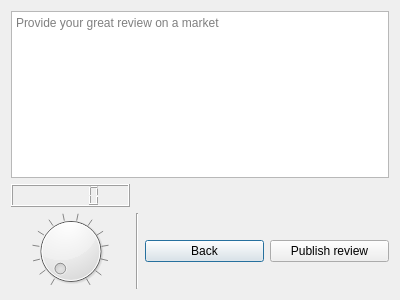
<?xml version="1.0" encoding="UTF-8"?>
<ui version="4.0">
 <class>addReviewDialog</class>
 <widget class="QDialog" name="addReviewDialog">
  <property name="geometry">
   <rect>
    <x>0</x>
    <y>0</y>
    <width>400</width>
    <height>300</height>
   </rect>
  </property>
  <property name="windowTitle">
   <string>Dialog</string>
  </property>
  <layout class="QVBoxLayout" name="verticalLayout_2">
   <item>
    <layout class="QVBoxLayout" name="verticalLayout">
     <item>
      <widget class="QTextEdit" name="reviewtextEdit">
       <property name="placeholderText">
        <string>Provide your great review on a market</string>
       </property>
      </widget>
     </item>
     <item>
      <layout class="QGridLayout" name="gridLayout">
       <item row="0" column="0">
        <widget class="QLCDNumber" name="scorelcdNumber">
         <property name="smallDecimalPoint">
          <bool>true</bool>
         </property>
         <property name="mode">
          <enum>QLCDNumber::Dec</enum>
         </property>
         <property name="segmentStyle">
          <enum>QLCDNumber::Filled</enum>
         </property>
        </widget>
       </item>
       <item row="1" column="2">
        <widget class="QPushButton" name="backReviewpushButton">
         <property name="text">
          <string>Back</string>
         </property>
        </widget>
       </item>
       <item row="1" column="1">
        <widget class="Line" name="line">
         <property name="orientation">
          <enum>Qt::Vertical</enum>
         </property>
        </widget>
       </item>
       <item row="1" column="3">
        <widget class="QPushButton" name="AddReviewpushButton">
         <property name="text">
          <string>Publish review</string>
         </property>
        </widget>
       </item>
       <item row="1" column="0">
        <widget class="QDial" name="scoredial">
         <property name="maximum">
          <number>50</number>
         </property>
         <property name="pageStep">
          <number>1</number>
         </property>
         <property name="value">
          <number>0</number>
         </property>
         <property name="sliderPosition">
          <number>0</number>
         </property>
         <property name="tracking">
          <bool>true</bool>
         </property>
         <property name="wrapping">
          <bool>false</bool>
         </property>
         <property name="notchTarget">
          <double>3.700000000000000</double>
         </property>
         <property name="notchesVisible">
          <bool>true</bool>
         </property>
        </widget>
       </item>
      </layout>
     </item>
    </layout>
   </item>
  </layout>
 </widget>
 <resources/>
 <connections/>
</ui>
